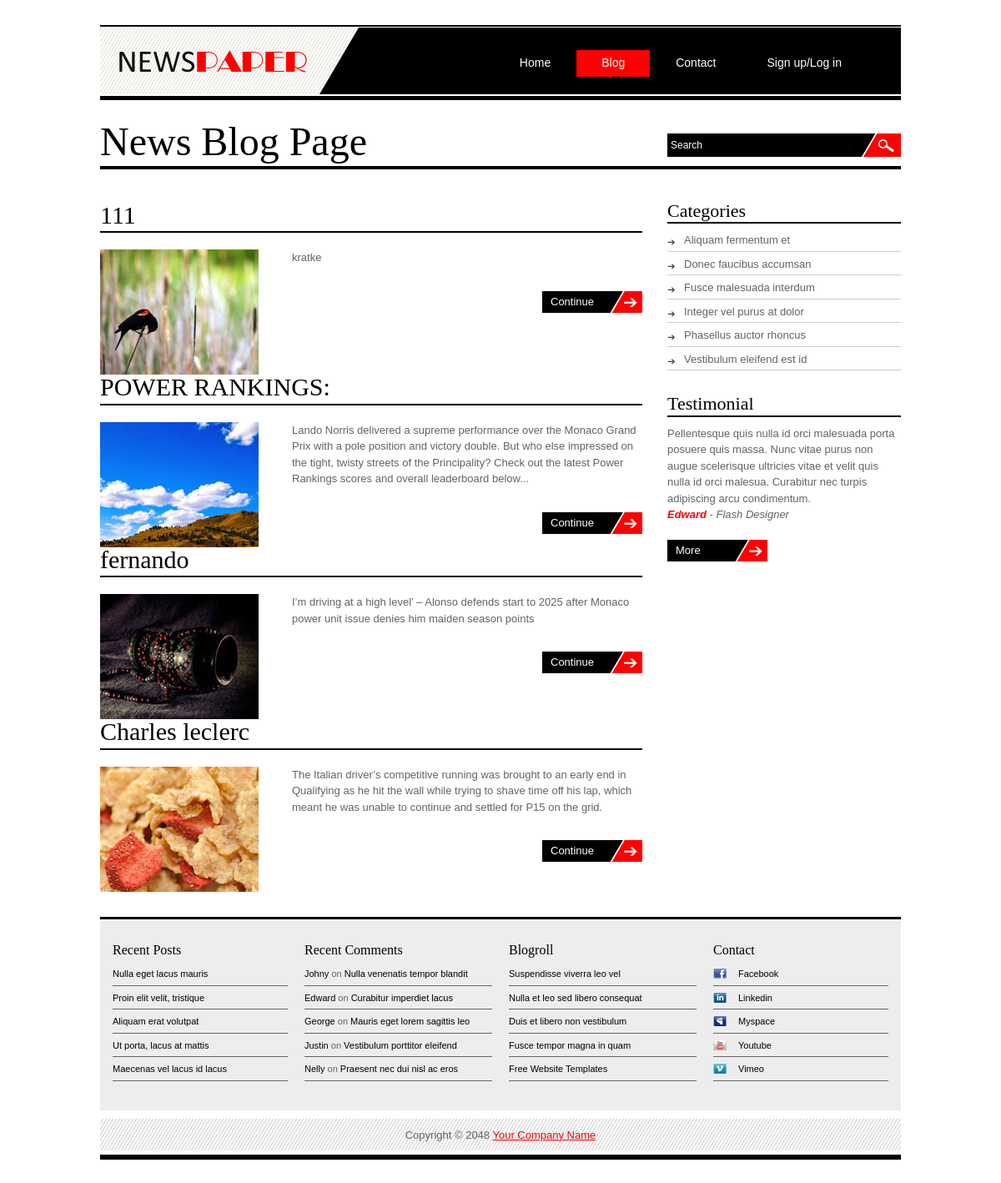
Screenshot of /blog-F1-main/blog.php with the database file from the repository.
### tables this page shows
CREATE TABLE `posts` (
  `id` int(11) NOT NULL,
  `title` varchar(255) NOT NULL,
  `image` varchar(255) DEFAULT NULL,
  `excerpt` text NOT NULL,
  `content` longtext NOT NULL,
  `datum_vytvorenia` datetime DEFAULT current_timestamp()
);

### classes/database.php (called while the page is built, shortened)
<?php
class Database {
    private $host = "localhost";
    private $user = "root";
    private $pwd = "";
    private $dbName = "f1blog";
    protected function connect() {
        $dsn = 'mysql:host=' . $this->host . ';dbname=' . $this->dbName;
        $pdo = new PDO($dsn, $this->user, $this->pwd);
        $pdo->setAttribute(PDO::ATTR_DEFAULT_FETCH_MODE, PDO::FETCH_ASSOC);
        return $pdo;
    }
}
?>

### classes/post.php (called while the page is built, shortened)
<?php
require_once 'Database.php';
class Post extends Database {
    private $conn;
     public function __construct() {
        $this->conn = $this->connect();
    }
    public function getAllPosts() {
        $stmt = $this->conn->prepare("SELECT * FROM posts ORDER BY datum_vytvorenia DESC");
        $stmt->execute();
        return $stmt->fetchAll(PDO::FETCH_ASSOC);
    }
}

### blog-F1-main/blog.php (the view, shortened to what this page needs)
<?php
include("partials/header.php");
require_once "../classes/post.php";
$posts = (new Post())->getAllPosts();
?>
<body>
<div id="templatemo_wrapper">
	<div id="templatemo_header">
    	<div id="site_title">
        	<h1><a href="#">Newspaper Template</a></h1>
        </div>
        <div id="templatemo_menu" class="ddsmoothmenu">
            <ul>
              	<li><a href="index.php" >Home</a></li>
              	<li><a href="blog.php" class="selected">Blog</a></li>
              	<li><a href="contact.php" >Contact</a></li>
               <?php
if (isset($_SESSION["id"])) {
    if (isset($_SESSION['is_admin']) && $_SESSION['is_admin'] === 1) {
        echo '<li><a href="../admin/admin_posts.php">' . htmlspecialchars($_SESSION["username"]) . '</a>
                <ul>
                    <li><a href="../includes/logout.inc.php">Log out</a></li>
                </ul>
              </li>';
    } else {
        echo '<li><a href="account.php">' . htmlspecialchars($_SESSION["username"]) . '</a>
                <ul>
                    <li><a href="../includes/logout.inc.php">Log out</a></li>
                </ul>
              </li>';
    }
} else {
?>
    <li><a href="profile.php">Sign up/Log in</a>
    </li>
<?php
}
?>
            </ul>
            <br style="clear: left" />
        </div>
    </div>
    <div id="content_top">
        <div id="page_title">News Blog Page</div>
        <div id="search_box">
            <form action="#" method="get">
                <input type="text" value="Search" name="q" id="searchfield" title="searchfield"
                       onfocus="clearText(this)" onblur="clearText(this)" />
                <input type="submit" name="Search" value="" id="searchbutton" title="Search" />
            </form>
        </div>
    </div>
    <div id="templatemo_content">
        <div class="col_w600 float_l">
            <?php foreach ($posts as $post): ?>
                <div class="post_box">
                    <h2><?= htmlspecialchars($post['title']) ?></h2>
                    <img src="images/gallery/<?= htmlspecialchars($post['image']) ?>" alt="Image" style="max-width:200px;">
                    <p><?= htmlspecialchars($post['excerpt']) ?></p>
                    <p><a href="blog_post.php?id=<?= $post['id'] ?>" class="more float_r">Continue</a></p>
                </div>
            <?php endforeach; ?>
        </div>
    </div>
    <?php include("partials/footer.php"); ?>
</body>

### blog-F1-main/partials/header.php (shortened to what this page needs)
<!DOCTYPE html PUBLIC "-//W3C//DTD XHTML 1.0 Transitional//EN" "http://www.w3.org/TR/xhtml1/DTD/xhtml1-transitional.dtd">
<html xmlns="http://www.w3.org/1999/xhtml">
<head>
<link href="templatemo_style.css" rel="stylesheet" type="text/css" />
<link rel="stylesheet" type="text/css" href="ddsmoothmenu.css" />
</head>

### blog-F1-main/partials/footer.php (shortened to what this page needs)
<div id="templatemo_sidebar">
        <div class="sb_box">
        	<h3>Categories</h3>
            <ul class="sb_list">
            	<li><a href="#">Aliquam fermentum et</a></li>
                <li><a href="#">Donec faucibus accumsan</a></li>
                <li><a href="#">Fusce malesuada interdum</a></li>
                <li><a href="#">Integer vel purus at dolor</a></li>
                <li><a href="#">Phasellus auctor rhoncus</a></li>
                <li><a href="#">Vestibulum eleifend est id</a></li>
			</ul>
        </div>
        <div class="sb_box">
        	<h3>Testimonial</h3>
            Pellentesque quis nulla id orci malesuada porta posuere quis massa. Nunc vitae purus non augue scelerisque ultricies vitae et velit quis nulla id orci malesua. Curabitur nec turpis adipiscing arcu condimentum.
            <cite>Edward <a href="#"><span>- Flash Designer</span></a></cite>
            <a href="#" class="more">More</a>
        </div>
	</div>
    <div id="templatemo_bottom">
    	<div class="col_4 col_f">
        	<h5>Recent Posts</h5>
            <ul class="footer_link">
            	<li><a href="#">Nulla eget lacus mauris</a></li>
                <li><a href="#">Proin elit velit, tristique</a></li>
                <li><a href="#">Aliquam erat volutpat</a></li>
                <li><a href="#">Ut porta, lacus at mattis</a></li>
                <li><a href="#">Maecenas vel lacus id lacus</a></li>
			</ul>
        </div>
        <div class="col_4">
        	<h5>Recent Comments</h5>
            <ul class="footer_link">
            	<li><a href="#">Johny</a> on <a href="#">Nulla venenatis tempor blandit</a></li>
                <li><a href="#">Edward</a> on <a href="#">Curabitur imperdiet lacus</a></li>
                <li><a href="#">George</a> on <a href="#">Mauris eget lorem sagittis leo</a></li>
                <li><a href="#">Justin</a> on <a href="#">Vestibulum porttitor eleifend</a></li>
                <li><a href="#">Nelly</a> on <a href="#">Praesent nec dui nisl ac eros</a></li>
			</ul>
        </div>
        <div class="col_4">
        	<h5>Blogroll</h5>
            <ul class="footer_link">
            	<li><a href="#">Suspendisse viverra leo vel</a></li>
                <li><a href="#">Nulla et leo sed libero consequat </a></li>
                <li><a href="#">Duis et libero non vestibulum</a></li>
                <li><a href="#">Fusce tempor magna in quam</a></li>
                <li><a href="#">Free Website Templates</a></li>
			</ul>
        </div>
        <div class="col_4 col_l rmc">
        	<h5>Contact</h5>
            <ul class="footer_link">
            	<li><a href="#" class="facebook social">Facebook</a></li>
                <li><a href="#" class="linkedin social">Linkedin</a></li>
                <li><a href="#" class="myspace social">Myspace</a></li>
                <li><a href="#" class="youtube social">Youtube</a></li>
                <li><a href="#" class="vimeo social">Vimeo</a></li>
			</ul>
        </div>
    </div>
    <div id="templatemo_footer">
    	Copyright © 2048 <a href="#">Your Company Name</a>
    </div>
</div>
</body>
</html>

### blog-F1-main/templatemo_style.css (style rules this page uses)
body { margin: 0; padding: 0; color: #636363; font-family: Tahoma, Geneva, sans-serif; font-size: 13px; line-height: 1.5em; background-color: #fff; background-position: top; background-repeat: repeat-x; }
a, a:link, a:visited { color: #ff0000; font-weight: normal; }
a.more { display: block; margin-top: 20px; width: 110px; height: 26px; line-height: 26px; text-align: left; padding-left: 10px; text-decoration: none; background: url(images/templatemo_more.png) center left; color: #fff; }
p { margin: 0 0 10px 0; padding: 0; }
img { border: none; }
cite { font-weight: bold; color:#f00; }
cite a, cite a:link, cite a:visited { color:#f00; text-decoration: none; }
cite span { color: #636363; }
h1, h2, h3, h4, h5, h6 { color: #000; font-weight: normal; font-family: Georgia, "Times New Roman", Times, serif }
h1 { font-size: 34px; margin: 0 0 30px; padding: 5px 0 }
h2 { font-size: 28px; margin: 0 0 20px; padding: 5px 0; }
h3 { font-size: 22px; margin: 0 0 10px; padding: 0; }
h5 { font-size: 16px; margin: 0 0 10px; padding: 0; }
.float_l { float: left }
.float_r { float: right }
#templatemo_wrapper { width: 960px; margin: 0 auto; padding: 30px 10px; }
#templatemo_header { width: 900px; height: 30px; padding: 30px 40px 30px 20px; background: url(images/templatemo_header.jpg) no-repeat; }
#site_title { float: left; }
#site_title h1 { margin: 0; padding: 0; }
#site_title h1 a { display: block; width: 230px; height: 27px; color: #000; text-indent: -10000px; background: url(images/templatemo_logo.png) no-repeat top left; }
#templatemo_menu { float: right; }
#content_top { padding: 40px 0 5px; margin-bottom: 40px; border-bottom: 4px solid #000; }
#page_title { float: left; font-size: 48px; padding-bottom: 14px; font-family: Georgia, "Times New Roman", Times, serif; color: #000; }
#search_box { float: right; width: 280px; height: 30px; background: url(images/templatemo_search.png) no-repeat; }
#search_box form { clear: both; width: 280px; height: 28px; padding: 0; margin: 0; }
#searchfield { float: left; display: block; height: 20px; width: 220px; padding: 4px; font-size: 12px; color: #fff; background: none; border: none; }
#searchbutton { float: right; display: block; height: 28px; width: 40px; padding: 0; margin: 0; cursor: pointer; background: none; border: none; }
#templatemo_content { float: left; width: 650px; }
#templatemo_sidebar { float: right; width: 280px }
.col_4 { float: left; width: 225px; margin-right: 20px; }
.rmc { margin-right: 0 }
.post_box { clear: both; margin-bottom: 30px; padding-bottom: 30px; background: url(images/templatemo_divider.png) repeat-x bottom; }
.post_box img { float: left; margin-right: 40px; }
.post_box h2 { font-size: 30px; padding-bottom: 10px; border-bottom: 2px solid #000; }
.sb_box { margin-bottom: 30px; }
.sb_box h3 { padding-bottom: 4px; border-bottom: 2px solid #000; }
.sb_list { padding: 0; margin: 0; }
.sb_list li { padding: 0 0 3px 0; margin: 0 0 5px 0; list-style: none; border-bottom: 1px solid #ccc; }
.sb_list li a { color: #636363; text-decoration: none; padding-left: 20px; background: url(images/templatemo_list.png) no-repeat scroll 0 7px; }
#templatemo_bottom { clear: both; margin: 30px 0 10px; padding: 30px 0; font-size: 11px; background: #ededed url(images/templatemo_bottom.jpg) top repeat-x; }
.col_f { padding-left: 15px; width: 210px; }
.col_l { padding-right: 15px; width: 210px; }
.footer_link { margin: 0; padding: 0; }
.footer_link li { margin-bottom: 5px; padding-bottom: 3px; border-bottom: 1px solid #666; list-style: none; }
.footer_link li a { color: #000; text-decoration: none; }
.footer_link li .social { padding-left: 30px; }
.footer_link li .facebook { background: url(images/facebook.png) left center no-repeat; }
.footer_link li .linkedin { background: url(images/linkedin.png) left center no-repeat; }
.footer_link li .myspace { background: url(images/myspace.png) left center no-repeat; }
.footer_link li .youtube { background: url(images/youtube.png) left center no-repeat; }
.footer_link li .vimeo { background: url(images/vimeo.png) left center no-repeat; }
#templatemo_footer { clear: both; text-align: center; line-height: 40px; width: 960px; height: 50px; background: url(images/templatemo_footer_bottom.jpg) repeat-x }

### rows the page displays
posts: title "111", image (picture), excerpt "kratke"
posts: title "POWER RANKINGS:", image (picture), excerpt "Lando Norris delivered a supreme performance over the Monaco Grand Prix with a pole position and victory double. But who else impressed on the tight, twisty streets of the Principality? Check out the latest Power Rankings scores and overall leaderboard below..."
posts: title "fernando", image (picture), excerpt "I’m driving at a high level’ – Alonso defends start to 2025 after Monaco power unit issue denies him maiden season points"
posts: title "Charles leclerc", image (picture), excerpt "The Italian driver’s competitive running was brought to an early end in Qualifying as he hit the wall while trying to shave time off his lap, which meant he was unable to continue and settled for P15 on the grid."
